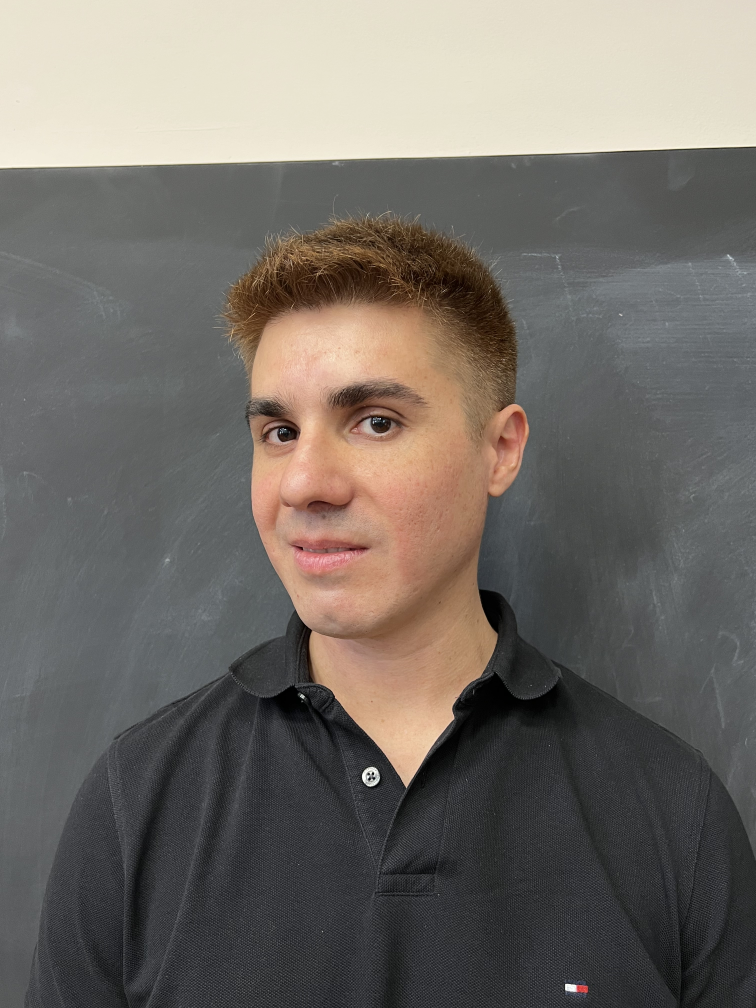
#> input picture train_fotos/agus17.jpeg, 3024 x 4032 px, found by its file name (shown at 1/4 size); its folder holds 4 pictures in this run
$ python eigenfaces_v1.py
#> lines starting #> are read from the running program, lines starting #| are printed output that depends on the picture
import sys
import cv2
import numpy as np
import os
import matplotlib.pyplot as plt


# Folder train fotos
train_path = "../Eigenfaces/train_fotos"


# Cargamos el detector de caras preentrenado de OpenCV
face_cascade = cv2.CascadeClassifier(cv2.data.haarcascades + 'haarcascade_frontalface_default.xml')

def detect_and_crop_face(image, target_size=(200, 200)):
    gray = cv2.cvtColor(image, cv2.COLOR_BGR2GRAY)
    faces = face_cascade.detectMultiScale(gray, scaleFactor=1.1, minNeighbors=5)

    if len(faces) == 0:
        return None  # No se encontró cara

    # Tomamos la primera cara detectada
    (x, y, w, h) = faces[0]
    face = image[y:y+h, x:x+w]

    # Redimensionamos la cara recortada
    face_resized = cv2.resize(face, target_size)
    return face_resized


# Carga los archivos de train
face_images = []
face_filenames = []

for filename in os.listdir(train_path):
    if filename.lower().endswith((".jpg", ".jpeg", ".png")):
        img_path = os.path.join(train_path, filename)
        img = cv2.imread(img_path)
#> img is the input picture: shape (4032, 3024, 3); mean B, G, R 103.2, 109.2, 114.9
        face = detect_and_crop_face(img)
#> in detect_and_crop_face, `gray = cv2.cvtColor(image, cv2.COLOR_BGR2GRAY)`:
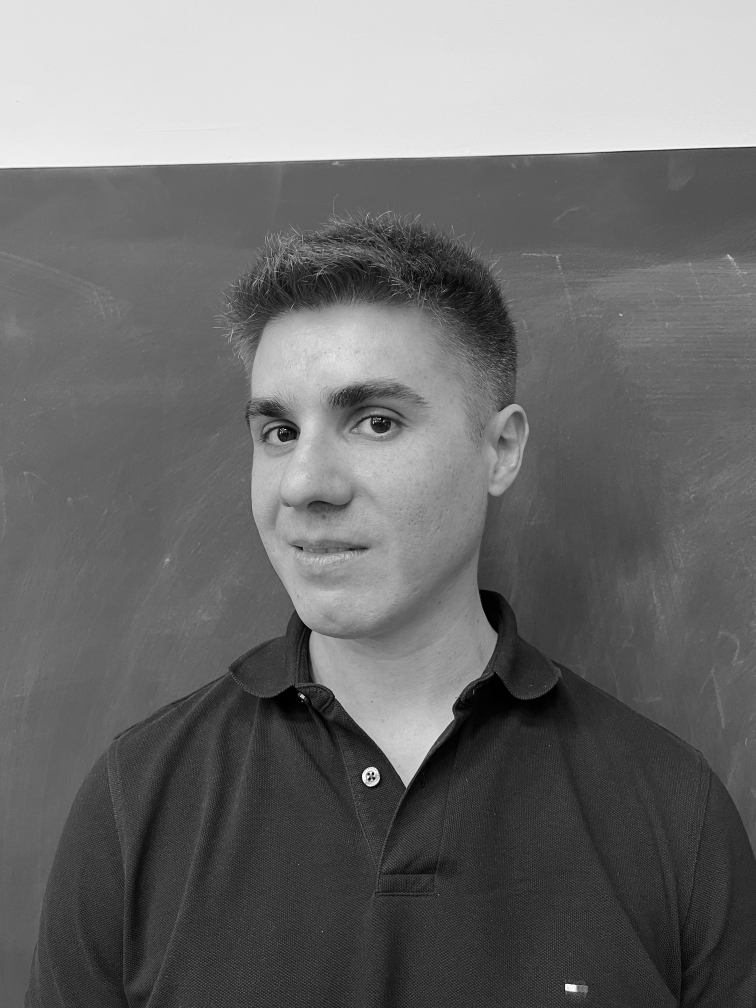
#> gray: shape (4032, 3024) (shown at 1/4 size); min 0, max 255, mean 110.2
#> in detect_and_crop_face, `faces = face_cascade.detectMultiScale(gray, scaleFactor=1.1, minNeighb..`: faces = [[711, 1228, 1204, 1204]]
#> in detect_and_crop_face, `(x, y, w, h) = faces[0]`: x = 711; y = 1228; w = 1204
#> in detect_and_crop_face, `face = image[y:y+h, x:x+w]`:
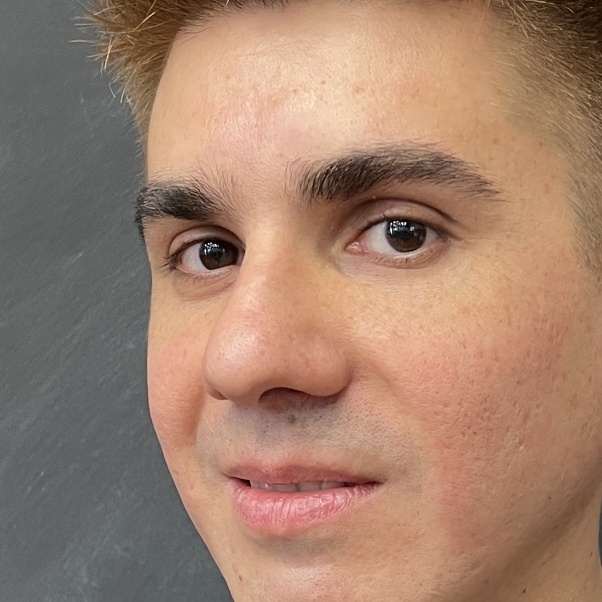
#> face: shape (1204, 1204, 3) (shown at 1/2 size); mean B, G, R 108.8, 128.4, 160.9
#> in detect_and_crop_face, `face_resized = cv2.resize(face, target_size)`:
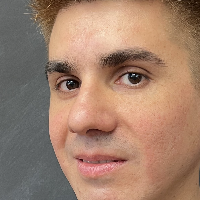
#> face_resized: shape (200, 200, 3); mean B, G, R 108.7, 128.3, 160.8
        if face is not None:
            face_images.append(face)
            face_filenames.append(filename)
#> pass 2 of the loop `for filename in os.listdir(train_path):`:
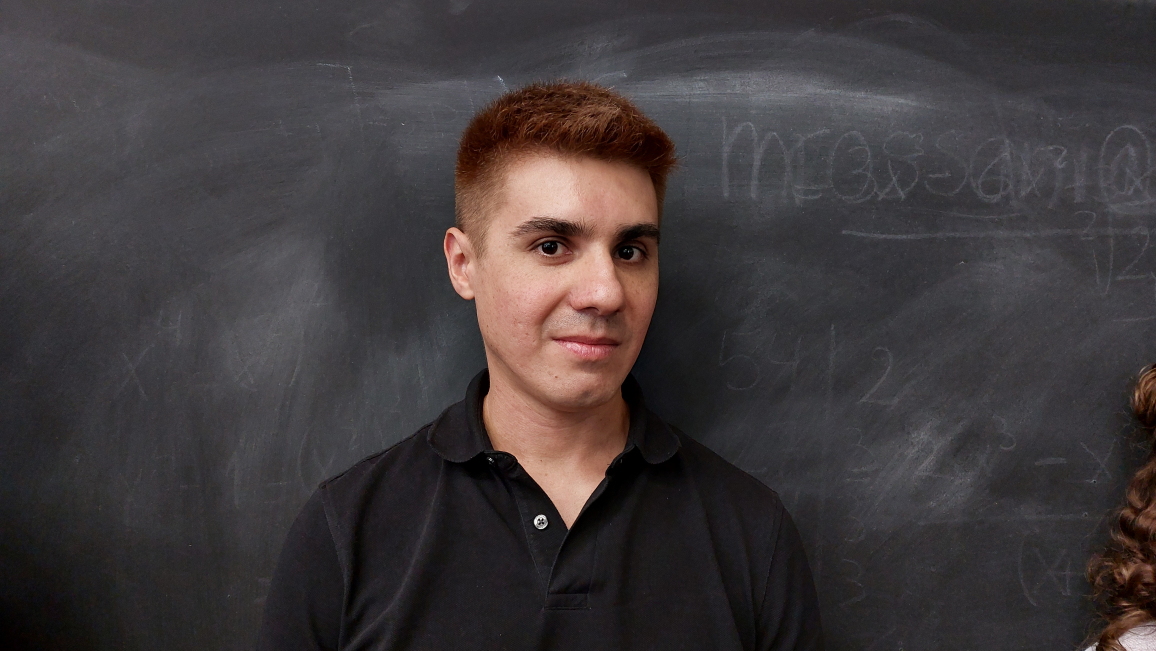
#> input picture train_fotos/agus2.jpg, 4624 x 2604 px, found by its file name (shown at 1/4 size)
#> img is the input picture: shape (2604, 4624, 3); mean B, G, R 59.5, 58, 63.9
#> in detect_and_crop_face (call 2), `gray = cv2.cvtColor(image, cv2.COLOR_BGR2GRAY)`:
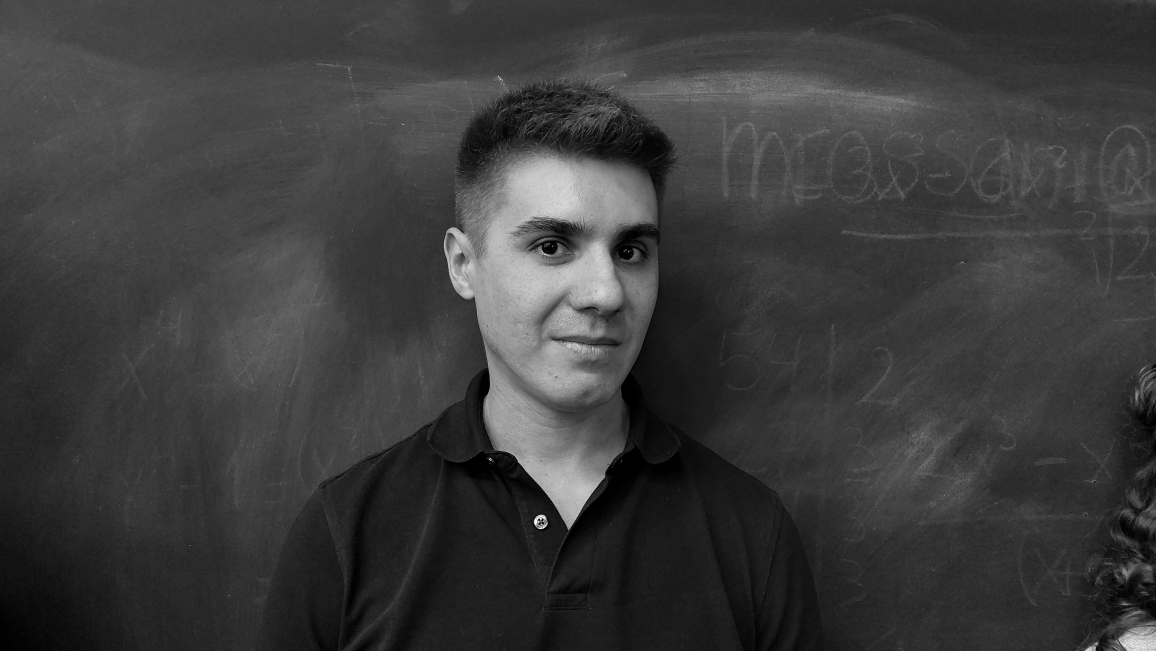
#> gray: shape (2604, 4624) (shown at 1/4 size); min 0, max 255, mean 59.9
#> faces = [[1826, 607, 993, 993]]
#> x = 1826; y = 607; w = 993
#> face: shape (993, 993, 3)
#> in detect_and_crop_face (call 2), `face_resized = cv2.resize(face, target_size)`:
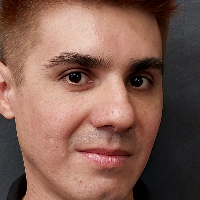
#> face_resized: shape (200, 200, 3); mean B, G, R 82, 93.8, 129
#> pass 3 of the loop `for filename in os.listdir(train_path):`:
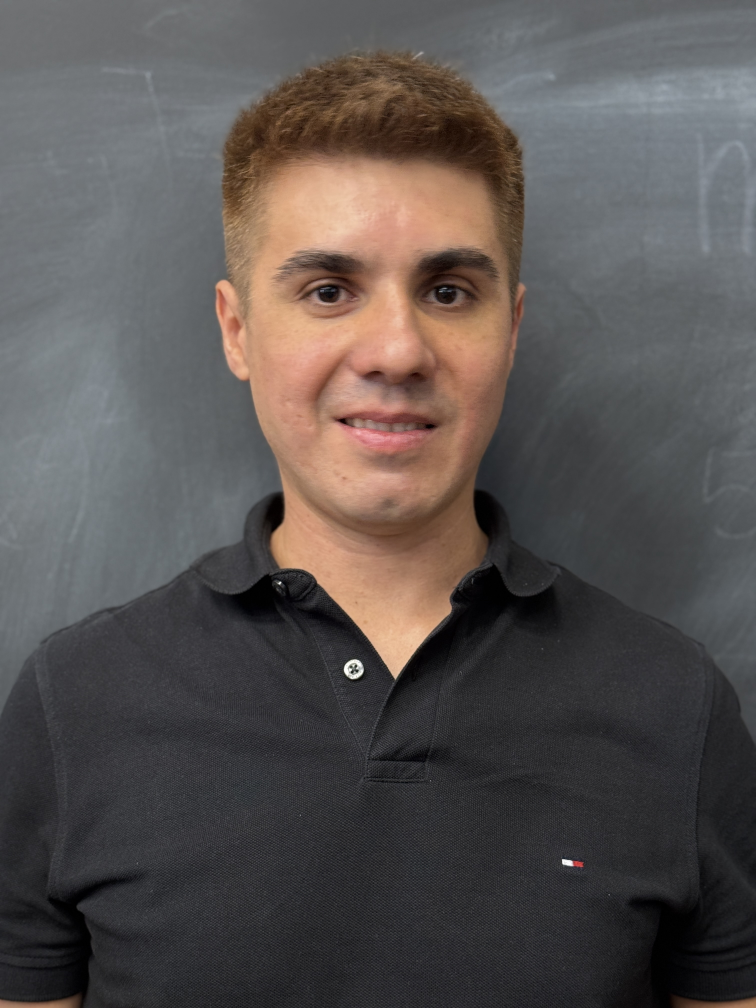
#> input picture train_fotos/agus9.JPG, 3024 x 4032 px, found by its file name (shown at 1/4 size)
#> img is the input picture: shape (4032, 3024, 3); mean B, G, R 81.1, 82.8, 88.6
#> in detect_and_crop_face (call 3), `gray = cv2.cvtColor(image, cv2.COLOR_BGR2GRAY)`:
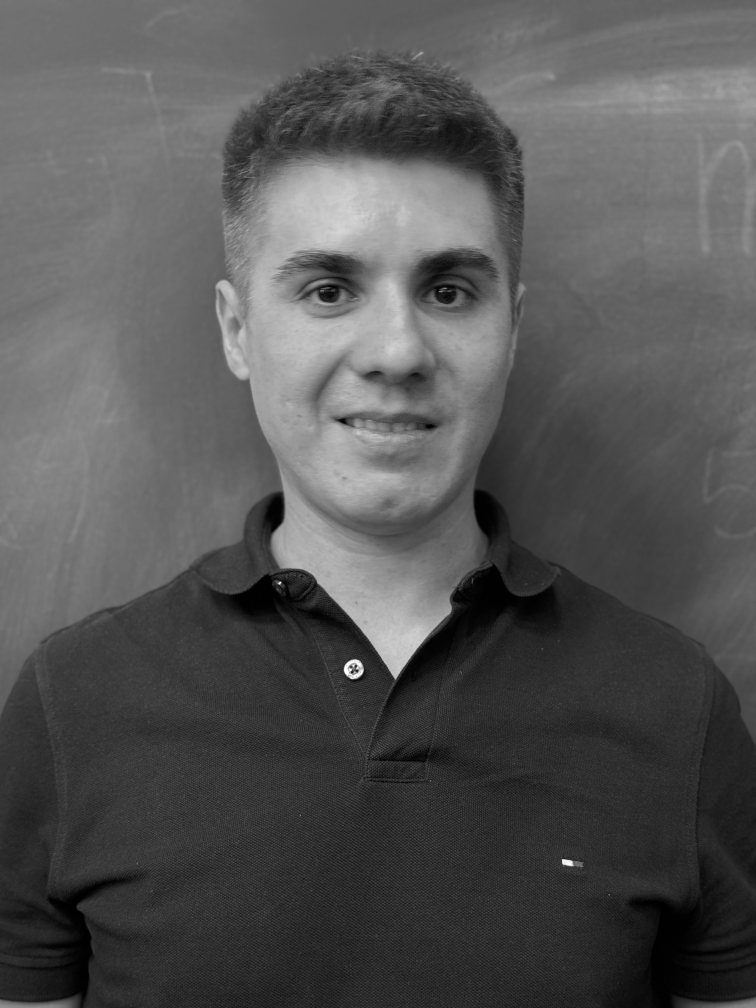
#> gray: shape (4032, 3024) (shown at 1/4 size); min 0, max 255, mean 84.4
#> faces = [[803, 581, 1477, 1477]]
#> x = 803; y = 581; w = 1477
#> face: shape (1477, 1477, 3)
#> in detect_and_crop_face (call 3), `face_resized = cv2.resize(face, target_size)`:
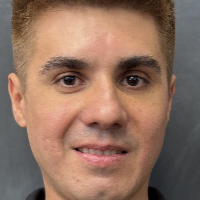
#> face_resized: shape (200, 200, 3); mean B, G, R 96, 112.5, 143.7
#> (the run stopped early here; a loop or call above may not have finished)
